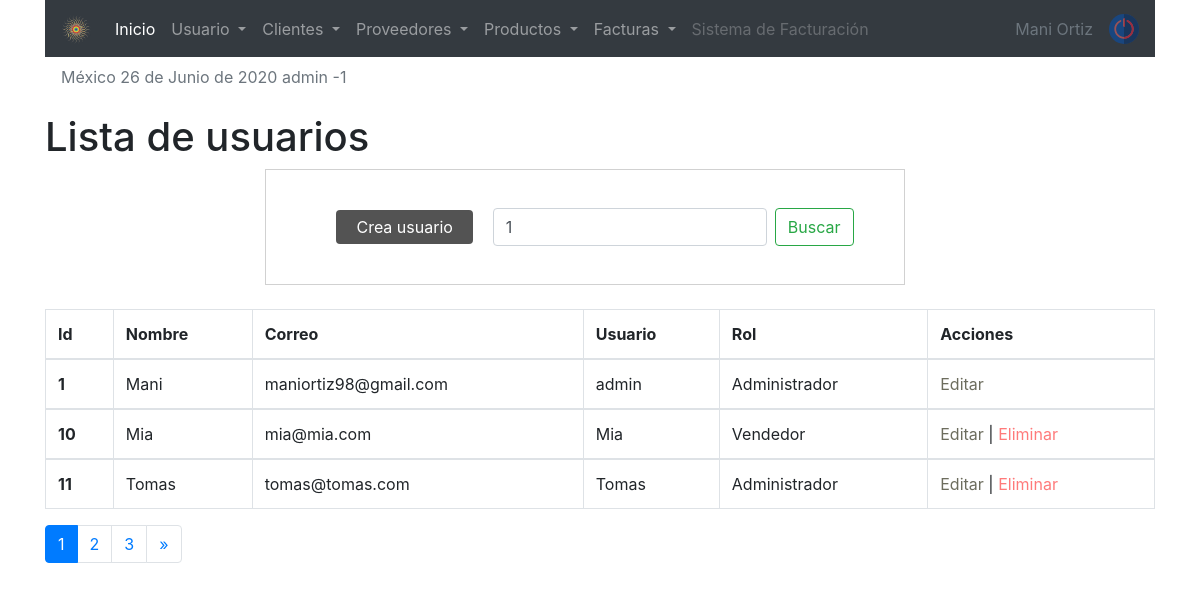
The app's page /sistema/buscar_usuario.php?busqueda=1 (signed in) with its own data.
### tables this page shows
CREATE TABLE `usuario` (
  `idusuario` int(11) NOT NULL,
  `nombre` varchar(50) DEFAULT NULL,
  `correo` varchar(100) DEFAULT NULL,
  `usuario` varchar(15) DEFAULT NULL,
  `clave` varchar(100) DEFAULT NULL,
  `rol` int(11) DEFAULT NULL,
  `estatus` int(11) NOT NULL DEFAULT 1
);

CREATE TABLE `rol` (
  `idrol` int(11) NOT NULL,
  `rol` varchar(20) DEFAULT NULL
);

### sistema/buscar_usuario.php (the view, shortened to what this page needs)
<?php
   include "../conexion.php"
?>
<!doctype html>
<html lang="en">
<link rel="stylesheet" href="css/style1.css">
  <head>
    <?php include "includes/scripts.php" ?>
  </head>
  <body>
  <?php include "includes/header.php" ?>
  <?php
  $busqueda =  strtolower($_REQUEST['busqueda']);
  ?>
    <div class="container">
        <h1>Lista de usuarios </h1>
     <div class="container row">
     <form class="form-inline my-2 my-lg-0" action="buscar_usuario.php" method="get">
     <a href="registro_usuario.php" class="btn_new">Crea usuario</a>
      <input class="form-control mr-sm-2" type="search" placeholder="Buscar usuario" aria-label="Search" name="busqueda" id="busqueda" value="<?php echo $busqueda;  ?>">
      <button class="btn btn-outline-success my-2 my-sm-0" type="submit" value="buscar">Buscar</button>
    </form>
    </div>
<br>
<div class="table-responsive">
            <table class="table table-bordered  table-responsive-xl">
            <thead>
                <tr>
                <th scope="col">Id</th>
                <th scope="col">Nombre</th>
                <th scope="col">Correo</th>
                <th scope="col">Usuario</th>
                <th scope="col">Rol</th>
                <th scope="col">Acciones</th>
                </tr>
            </thead>
            <?php
            $rol = '';
            $sql_registe = mysqli_query($conection, "SELECT COUNT(*) as total_registro FROM usuario
                                                        WHERE ( idusuario LIKE '%$busqueda%' OR
                                                                nombre LIKE '%$busqueda%' OR
                                                                correo LIKE '%$busqueda%' OR
                                                                usuario LIKE '%$busqueda%'
                                                                $rol  )
                                                        AND estatus = 1  " );
            $result_register = mysqli_fetch_array($sql_registe);
			$total_registro = $result_register['total_registro'];
			$por_pagina = 3;
			if(empty($_GET['pagina']))
			{
				$pagina = 1;
			}else{
				$pagina = $_GET['pagina'];
			}
			$desde = ($pagina-1) * $por_pagina;
			$total_paginas = ceil($total_registro / $por_pagina);
            $query = mysqli_query($conection, "SELECT u.idusuario, u.nombre, u.correo, u.usuario, r.rol FROM usuario u INNER JOIN rol r ON u.rol = r.idrol
            WHERE
            ( u.idusuario LIKE '%$busqueda%' OR
                u.nombre LIKE '%$busqueda%' OR
                u.correo LIKE '%$busqueda%' OR
                u.usuario LIKE '%$busqueda%' OR
                r.rol    LIKE  '%$busqueda%' )
            AND
            estatus = 1 ORDER BY u.idusuario ASC LIMIT $desde,$por_pagina
");
            $result = mysqli_num_rows($query);
            if($result > 0 ){
                while ($data = mysqli_fetch_array($query)){
            ?>
            <tbody>
                <tr>
                <th scope="row"><?php echo $data['idusuario']; ?></th>
                <td><?php echo $data['nombre']; ?></td>
                <td><?php echo $data['correo']; ?></td>
                <td><?php echo $data['usuario']; ?></td>
                <td><?php echo $data['rol']; ?></td>
                <td>
                    <a href="editar_usuario.php?id=<?php echo $data['idusuario']; ?>" class="link_edit">Editar </a>
                    <?php if($data['idusuario'] != 1){ ?>
                    |
                    <a href="eliminar_confirmar_usuario.php?id=<?php echo $data['idusuario']; ?>" class="link_delete">Eliminar</a>
                <?php } ?>
                </td>
                </tr>
            </tbody>
            <?php
        }
            }
            ?>
            </table>
            <?php
            if($total_registro != 0){
            ?>
            <nav aria-label="Page navigation example">
                <ul class="pagination">
                    <?php
                    for($i=1; $i <= $total_paginas ; $i++){
                        if($i == $pagina){
                            echo '<li class="page-item active"><a class="page-link" href="?pagina='.$i.'">'.$i.'</a></li>';
                        }else{
                            echo '<li class="page-item"><a class="page-link" href="?pagina='.$i.'&busqueda='.$busqueda.'">'.$i.'</a></li>';
                        }
                    }
                    if ($pagina != $total_paginas){
                    ?>
                    <li class="page-item">
                    <a class="page-link" href="?pagina=<?php echo $pagina + 1; ?>&busqueda=<?php echo $busqueda; ?>" aria-label="Next">
                        <span aria-hidden="true">&raquo;</span>
                    </a>
                    </li>
                <?php } ?>
                </ul>
            </nav>
         <?php } ?>
    </div>
    </div>
   </body>
</html>

### sistema/css/style1.css (style rules this page uses)
form { margin: auto; padding: 20px 50px; border: 1px solid #d1d1d1; }
.btn_new { background: rgb(83, 83, 83); color: rgb(255, 255, 255); display: inline-block; padding: 5px 20px; border-radius: 4px; margin: 20px; }
.link_edit { color: rgb(109, 109, 94); }
.link_delete { color: rgb(255, 122, 122); }

### records on screen
usuario: idusuario "1", nombre "Mani", correo "maniortiz98@gmail.com", usuario "admin", rol.rol "Administrador"
usuario: idusuario "10", nombre "Mia", correo "mia@mia.com", usuario "Mia", rol.rol "Vendedor"
usuario: idusuario "11", nombre "Tomas", correo "tomas@tomas.com", usuario "Tomas", rol.rol "Administrador"

### other values on screen
fechaC() "26 de Junio de 2020"
$_SESSION['user'] "admin"
$_SESSION['rol'] "1"
